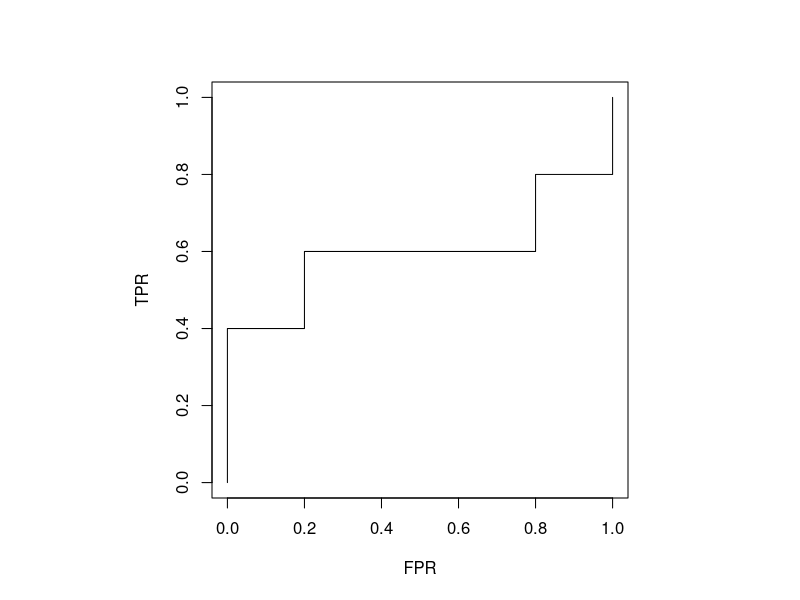
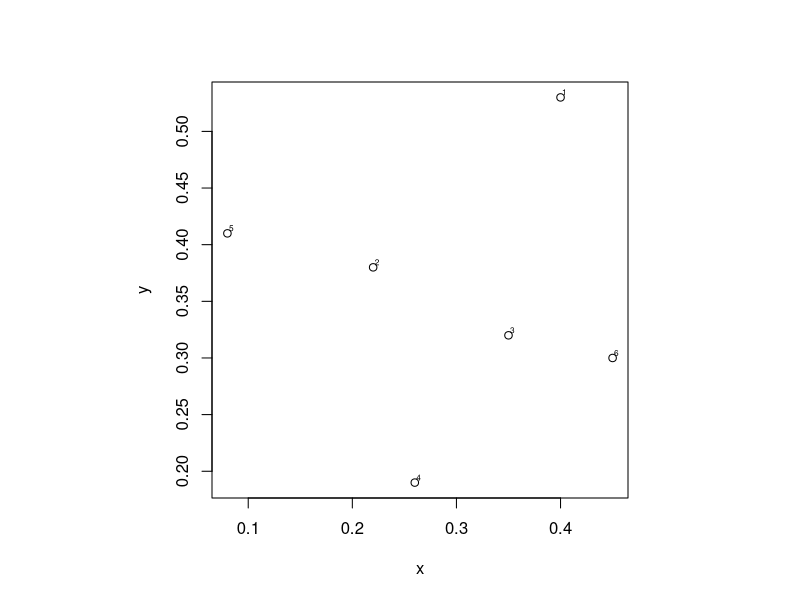
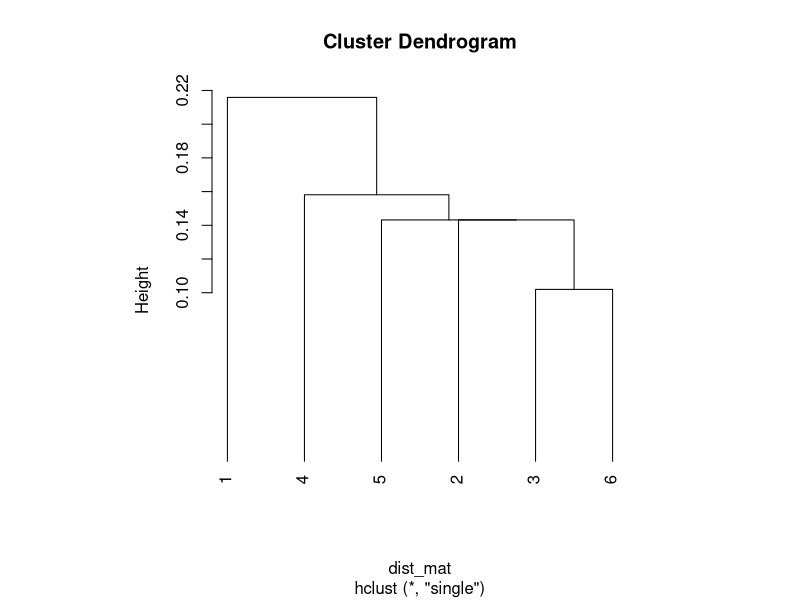
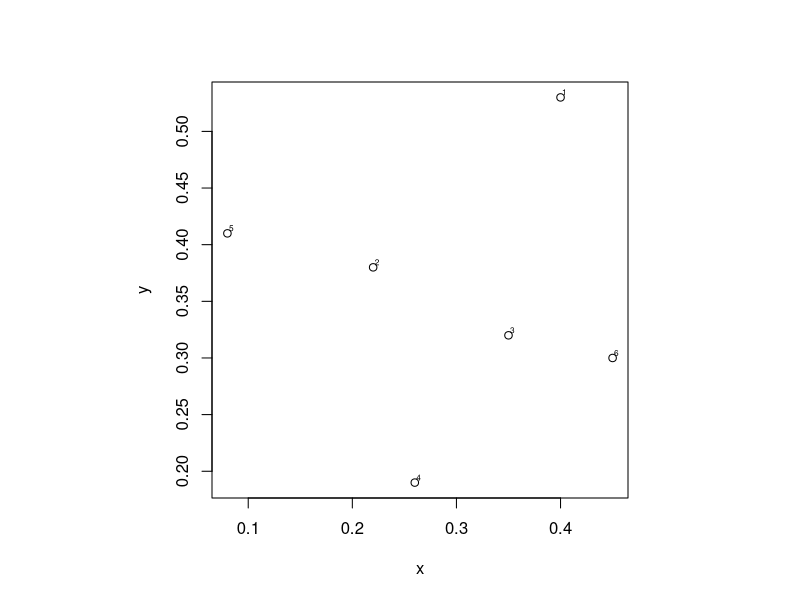
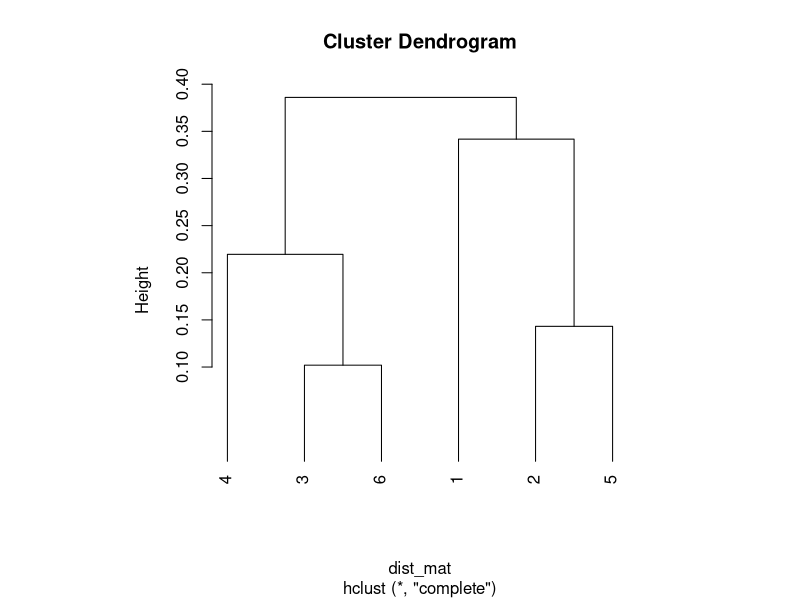
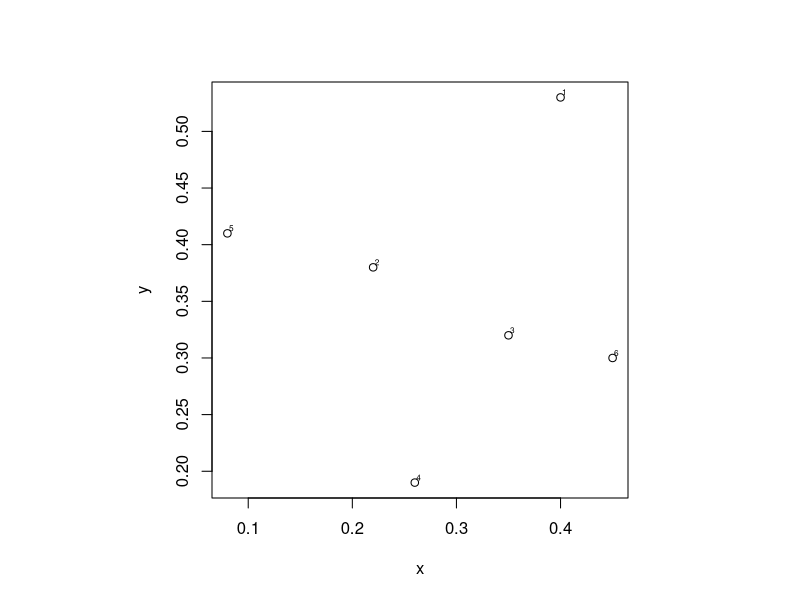
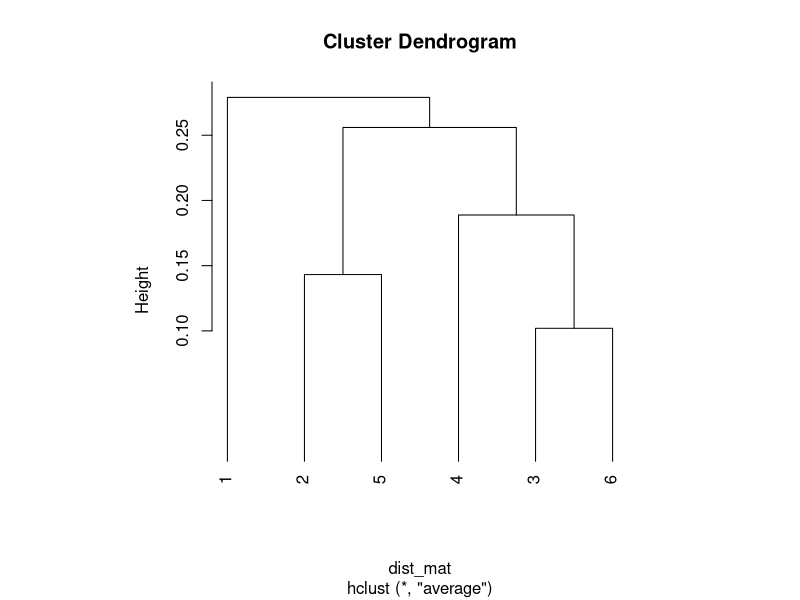
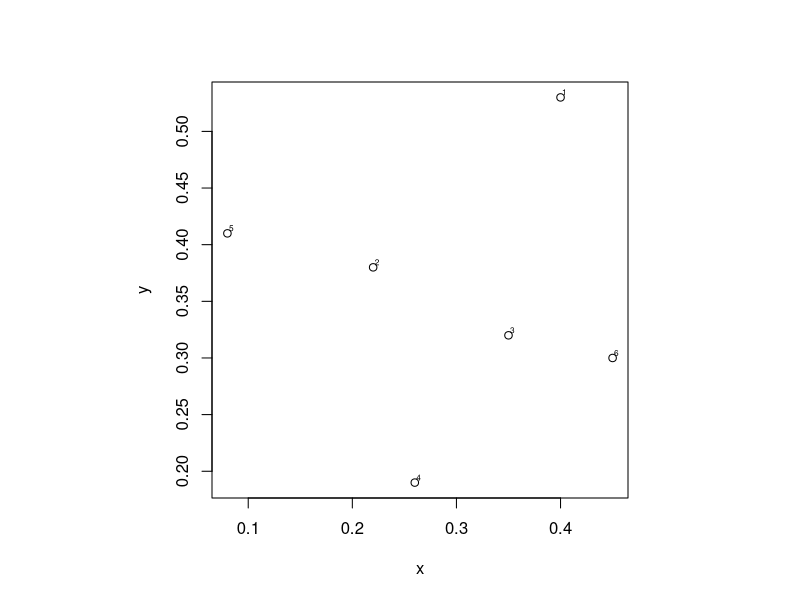

Here is the R script that generated these plots, in order:
## ---- chunk 1
TPR = c(1, 0.8, 0.8, 0.6, 0.6, 0.6, 0.6, 0.4, 0.4, 0.2, 0)
FPR = c(1, 1, 0.8, 0.8, 0.6, 0.4, 0.2, 0.2, 0, 0, 0)
par(pty="s")
plot(x=FPR, y=TPR, type='l')
## ---- chunk 2
library(calibrate)

x <- c(0.40, 0.22, 0.35, 0.26, 0.08, 0.45)
y <- c(0.53, 0.38, 0.32, 0.19, 0.41, 0.30)

data = as.data.frame(x)
data['y'] = y

par(pty="s")
plot(x, y)
textxy(x, y, 1:6)

dist_mat <- dist(data, method='euclidean')

hclust_min <- hclust(dist_mat, method='single')

par(pty="s")
plot(hclust_min, hang=-1)
## ---- chunk 3
x <- c(0.40, 0.22, 0.35, 0.26, 0.08, 0.45)
y <- c(0.53, 0.38, 0.32, 0.19, 0.41, 0.30)

data = as.data.frame(x)
data['y'] = y

par(pty="s")
plot(x, y)
textxy(x, y, 1:6)

dist_mat <- dist(data, method='euclidean')

hclust_min <- hclust(dist_mat, method='complete')

par(pty="s")
plot(hclust_min, hang=-1)
## ---- chunk 4
x <- c(0.40, 0.22, 0.35, 0.26, 0.08, 0.45)
y <- c(0.53, 0.38, 0.32, 0.19, 0.41, 0.30)

data = as.data.frame(x)
data['y'] = y

par(pty="s")
plot(x, y)
textxy(x, y, 1:6)

dist_mat <- dist(data, method='euclidean')

hclust_min <- hclust(dist_mat, method='average')

par(pty="s")
plot(hclust_min, hang=-1)
## ---- chunk 5
x <- c(0.40, 0.22, 0.35, 0.26, 0.08, 0.45)
y <- c(0.53, 0.38, 0.32, 0.19, 0.41, 0.30)

data = as.data.frame(x)
data['y'] = y

par(pty="s")
plot(x, y)
textxy(x, y, 1:6)

dist_mat <- dist(data, method='euclidean')

hclust_min <- hclust(dist_mat, method='ward.D')

par(pty="s")
plot(hclust_min, hang=-1)
## ---- chunk 6
x <- c(0.40, 0.22, 0.35, 0.26, 0.08, 0.45)
y <- c(0.53, 0.38, 0.32, 0.19, 0.41, 0.30)

data = as.data.frame(x)
data['y'] = y

par(pty="s")
plot(x, y)
textxy(x, y, 1:6)

dist_mat <- dist(data, method='euclidean')

hclust_min <- hclust(dist_mat, method='centroid')

par(pty="s")
plot(hclust_min, hang=-1)
